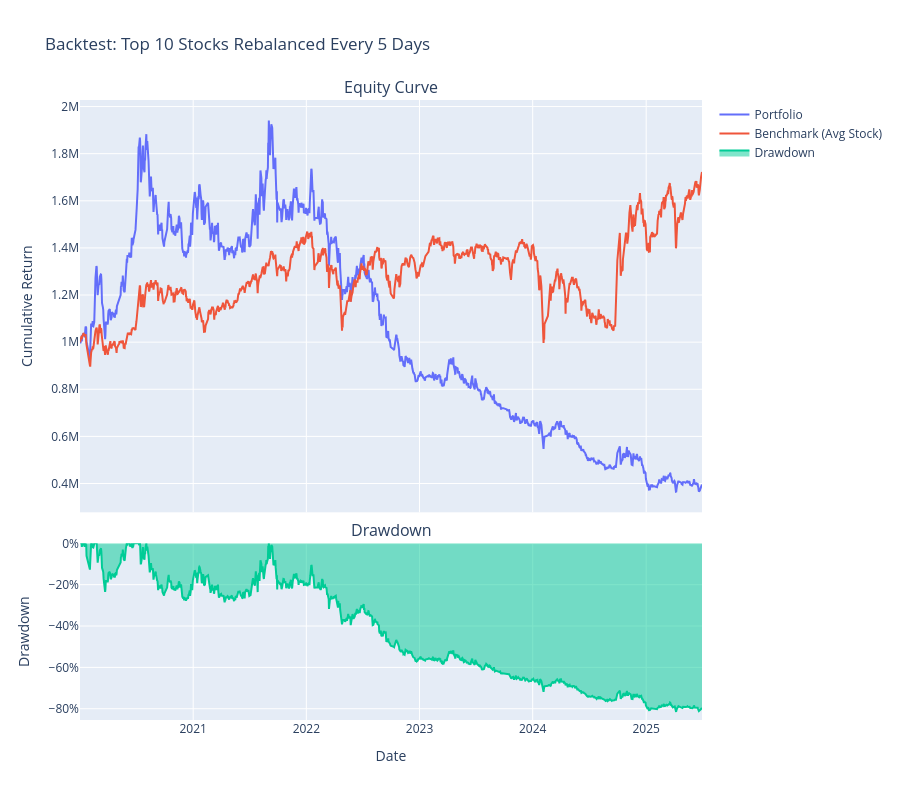

Notebook code cell kept with this figure:
### Code cell
import pandas as pd
import numpy as np
from util import (load_and_preprocess_price, load_selection,
                  get_top_n_selection, compute_benchmark_returns,
                  compute_metrics, plot_results)

# ----------------------------
# User‑configurable parameters
# ----------------------------
INITIAL_CASH = 1_000_000        # initial capital
START_DATE = '2020-01-01'       # backtest start date (inclusive)
END_DATE   = '2025-06-30'       # backtest end date (inclusive)
REBALANCE_FREQ = 5             # rebalance every N calendar days (using available selection dates)
TOP_N = 10                       # number of top‑ranked stocks to hold each rebalance

PRICE_FILE = 'data/eod_prices.parquet'   # path to price file
SELECTION_FILE = 'records/mv_selection_v2.xlsx'  # path to selection file

# ----------------------------
# Load and prepare data
# ----------------------------
print("Loading data...")
price_df = load_and_preprocess_price(PRICE_FILE)
selection_df = load_selection(SELECTION_FILE)

# Create pivot table: rows = dates, columns = stocks, values = adjusted_close
price_pivot = price_df.pivot(index='trade_date', columns='stock_code', values='adjusted_close')
price_pivot = price_pivot.sort_index()
# Ensure index is datetime (fix for categorical index)
price_pivot.index = pd.to_datetime(price_pivot.index)

# Filter by date range
price_pivot = price_pivot.loc[START_DATE:END_DATE]
selection_df = selection_df[(selection_df['trade_date'] >= START_DATE) &
                            (selection_df['trade_date'] <= END_DATE)]

# Get sorted unique selection dates (these are the only dates we consider for rebalancing)
selection_dates = sorted(selection_df['trade_date'].unique())
if not selection_dates:
    raise ValueError("No selection data available in the given date range.")

# Determine rebalance dates (every REBALANCE_FREQ-th date in the selection_dates list)
rebalance_dates = selection_dates[::REBALANCE_FREQ]
print(f"Number of rebalance dates: {len(rebalance_dates)}")

# Generate the full timeline (all trading days in the pivot index)
all_dates = price_pivot.index.tolist()
# Ensure we start from the first rebalance date (before that we have no positions)
first_rebalance = rebalance_dates[0]
timeline = [d for d in all_dates if d >= first_rebalance]

# ----------------------------
# Backtest loop
# ----------------------------
cash = INITIAL_CASH
holdings = {}  # stock_code -> shares
portfolio_values = []
benchmark_cumulative = None

# Pre‑compute benchmark returns (daily equal‑weighted average)
benchmark_daily, benchmark_cum = compute_benchmark_returns(price_pivot, START_DATE, END_DATE)

# For each day in timeline
for date in timeline:
    # Get today's prices for all stocks (if missing, price will be NaN)
    today_prices = price_pivot.loc[date]

    # --- Rebalance if today is a rebalance date ---
    if date in rebalance_dates:
        # 1. Sell all current holdings
        for stock, shares in holdings.items():
            price = today_prices.get(stock, np.nan)
            if pd.notna(price):
                cash += shares * price
            # If price is missing, we assume the stock is worthless (sell for 0)
        holdings = {}

        # 2. Get selected stocks for today
        selected = get_top_n_selection(selection_df, date, TOP_N)

        # 3. Buy new holdings equally
        if selected:
            # Filter stocks that have a valid price today
            valid_stocks = [s for s in selected if pd.notna(today_prices.get(s, np.nan))]
            if valid_stocks:
                amount_per_stock = cash / len(valid_stocks)
                for stock in valid_stocks:
                    price = today_prices[stock]
                    shares = amount_per_stock / price
                    holdings[stock] = shares
                cash = 0.0  # all cash invested
            else:
                # No valid stocks – keep cash
                pass

    # --- Calculate total portfolio value today ---
    portfolio_value = cash
    for stock, shares in holdings.items():
        price = today_prices.get(stock, np.nan)
        if pd.notna(price):
            portfolio_value += shares * price
        # If price is missing, the position contributes 0
    portfolio_values.append(portfolio_value)

# ----------------------------
# Prepare results
# ----------------------------
portfolio_series = pd.Series(portfolio_values, index=timeline, name='Portfolio')

benchmark_series = benchmark_cum.reindex(timeline, method='ffill').fillna(1.0)
benchmark_funds = INITIAL_CASH * benchmark_series

portfolio_returns = portfolio_series.pct_change().dropna()

metrics = compute_metrics(portfolio_returns, rf=0, periods_per_year=252)
print("\n--- Performance Metrics ---")
for k, v in metrics.items():
    print(f"{k}: {v:.4f}" if isinstance(v, float) else f"{k}: {v}")

plot_results(portfolio_series, benchmark_funds, timeline,
             title='Backtest: Top {} Stocks Rebalanced Every {} Days'.format(TOP_N, REBALANCE_FREQ))

### Figure 1 — Plotly figure (JSON) as saved in the notebook; plotly's stock layout.template omitted (floating-point values rounded to 4 significant figures; data arrays with more than 128 entries replaced by an {"elided": "..."} marker saying what was removed)
{"data": [{"mode": "lines", "name": "Portfolio", "type": "scatter", "x": {"elided": "1329 str values"}, "xaxis": "x", "y": {"elided": "1329 float values"}, "yaxis": "y"}, {"mode": "lines", "name": "Benchmark (Avg Stock)", "type": "scatter", "x": {"elided": "1329 str values"}, "xaxis": "x", "y": {"elided": "1329 float values"}, "yaxis": "y"}, {"fill": "tozeroy", "mode": "lines", "name": "Drawdown", "type": "scatter", "x": {"elided": "1328 str values"}, "xaxis": "x2", "y": {"elided": "1328 float values"}, "yaxis": "y2"}], "layout": {"annotations": [{"font": {"size": 16}, "showarrow": false, "text": "Equity Curve", "x": 0.5, "xanchor": "center", "xref": "paper", "y": 1.0, "yanchor": "bottom", "yref": "paper"}, {"font": {"size": 16}, "showarrow": false, "text": "Drawdown", "x": 0.5, "xanchor": "center", "xref": "paper", "y": 0.285, "yanchor": "bottom", "yref": "paper"}], "height": 800, "hovermode": "x unified", "showlegend": true, "title": {"text": "Backtest: Top 10 Stocks Rebalanced Every 5 Days"}, "xaxis": {"anchor": "y", "domain": [0, 1], "matches": "x2", "showticklabels": false}, "xaxis2": {"anchor": "y2", "domain": [0, 1], "title": {"text": "Date"}}, "yaxis": {"anchor": "x", "domain": [0.335, 1.0], "title": {"text": "Cumulative Return"}}, "yaxis2": {"anchor": "x2", "domain": [0, 0.285], "tickformat": ".0%", "title": {"text": "Drawdown"}}}}
